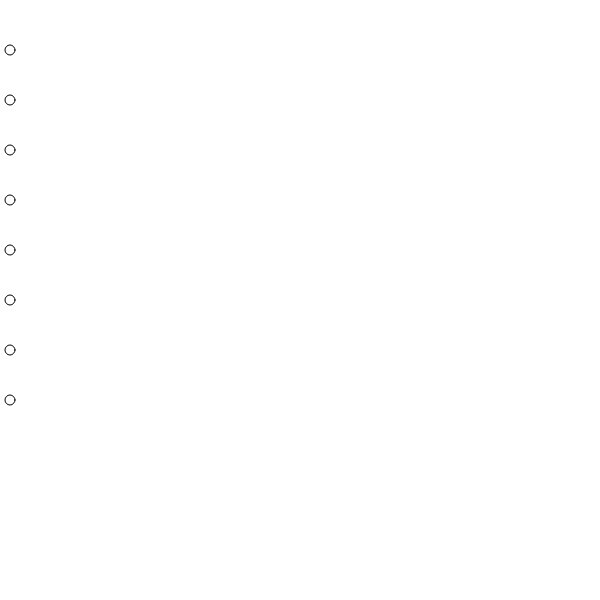
Frame 1 (no input)
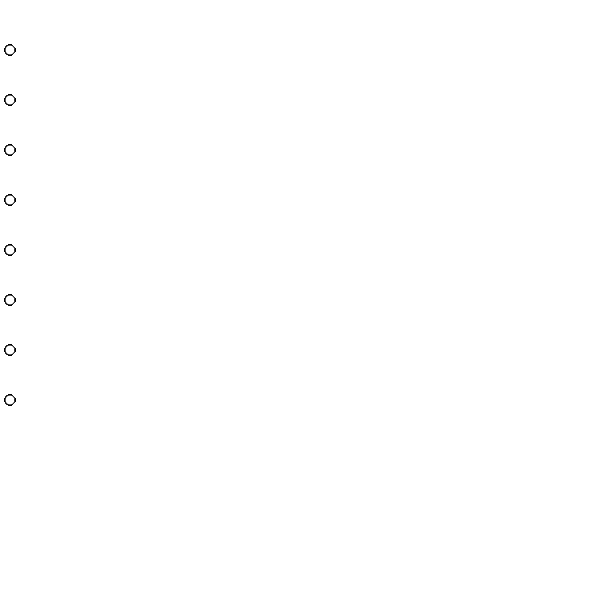
Frame 60 (no input)
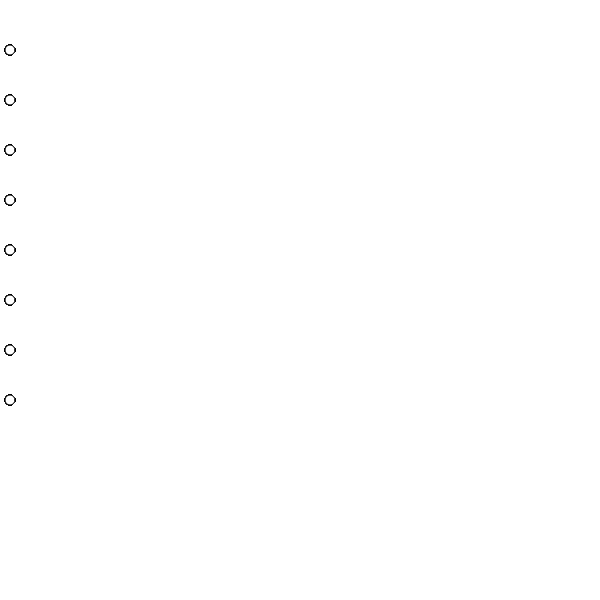
Frame 120 (the mouse pressed at the canvas centre since frame 60)

The p5.js sketch that drew these frames (run headless with seeded random() and noise() and a simulated clock; from frame 60 on, the mouse is pressed at the canvas centre):

// p5.js sketch
// ── sketch.js
/*
Peter Chang
8-30-2019
MM6201-1X
Exercise 6: looping
*/
let y;
let num = 8;

function setup() {
  // put setup code here

  createCanvas(600, 600);

  // print(windowWidth,windowHeight);




}


// function windowResized() {
//   resizeCanvas(windowWidth, windowHeight);
//
// }

function draw() {
   fill(255);
   y = 50;
   for (let i = 0; i < num / 1; i++) {
     circle(10, y, 10);
     y += 50;
   }






}
